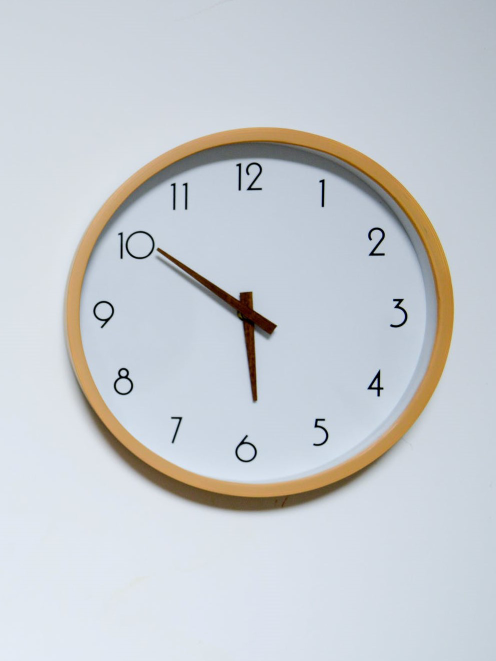
#> input picture edited_images/clock.png, 991 x 1322 px, given in place of clock.jpg, which was not available (shown at 1/2 size)
$ jupyter execute --allow-errors 2a_ImageProcessing.ipynb   (shell and % lines are left out)   (text cells are left out)
#> lines starting #> are read from the running program, lines starting #| are printed output that depends on the picture; pictures that were not available may be replaced by others from this repository, and a replacement may not be noted
[cell 1]
# This a code cell. You can edit this code cell, and run it by clicking the "play sign" or by pressing shift+enter.
# Try to print your own name below:

my_name = "Christina "
print("My name is " + my_name)

[cell 2]
# import some packages
import os
from PIL import Image

# load an image from file
#> (the rest of this cell did not finish here and is left out)

#> (a cell that did not finish here is left out)

[cell 4]
32123 - 12321

[cell 5]
# Let's print the current working directory using the os module. Works for UNIX, Windows, MacOs...
# e.g, to get your current working directory, you can use:
os.getcwd()

[cell 6]
# define the folder containing the images and list the images
# Don't forget to change this folder
img_folder = "c:\\Users\\Christina Papoutsi\\IMPRS-Python-course-session1\\session2a-imageprocessing\\raw"
#> (the rest of this cell did not finish here and is left out)

[cell 7]
img_path = os.path.join(img_folder,'clock.jpg')
img = Image.open(img_path)
#> img is the input picture: PIL image 991x1322 RGB; mean R, G, B 200.1, 204.7, 209.6
display(img)

[cell 8]
print(img.size)
#| (991, 1322)

[cell 9]
# This is a code cell

print(img.mode)
#| RGB
print(img.format)
#| PNG

[cell 10]
# use this code cell to display the image

display(img)


img.show()

[cell 11]
# first: split the extension and the name using os.path.splitext
# N.B.: the function os.path.split() splits the path to the folder from the filename.
filename, extension = os.path.splitext(img_path)
print(filename)

[cell 12]
# generate new filename
outfile = filename + ".png"

# save the file
img.save(outfile, "PNG")

# note that you can also change the name and save the file again.
new_img_path = os.path.join(img_folder, "a_Python_will_eat_this_bird.png")
img.save(new_img_path)

[cell 13]
# delete the files
os.remove(outfile)
os.remove(new_img_path)

# make a new folder
new_folder = "c:\\Users\\Christina Papoutsi\\IMPRS-Python-course-session1\\session2a-imageprocessing\\edited_images" #Make sure this folder corresponds to your own folder structure!
os.mkdir(new_folder)

# save the file
img.save(os.path.join(new_folder, "clock.png"))

#> (a cell that did not finish here is left out)

[cell 15]
# cropping an image, coordinates: (left upper / right lower)
reg = (50, 50, 150, 150)  # random square, in pixels
img_crop = img.crop(reg)
display(img_crop)
img_crop.show()

# now you can save this if you want
img_crop.save(os.path.join(new_folder, "cropped_image.png"))

[cell 16]
img_400 = img.resize((400, 400))
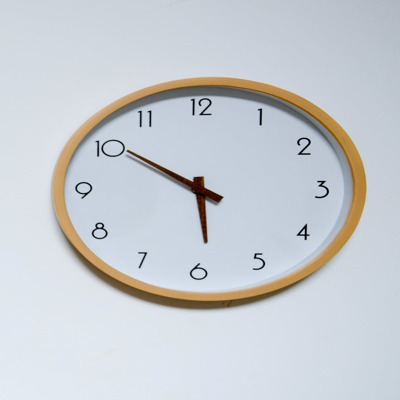
#> img_400: PIL image 400x400 RGB; mean R, G, B 200.1, 204.7, 209.6
img_400.save(os.path.join(new_folder,'image_400.jpg'))

print(img.size) # Output: (1920, 1280)
#| (991, 1322)
print(img_400.size) # Output: (400, 400)
#| (400, 400)

display(img)
display(img_400)

[cell 17]
img_thumb = img.copy() #Make a copy of the image
img_thumb.thumbnail((400, 300))
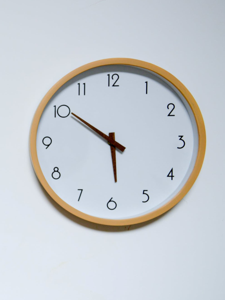
#> img_thumb: PIL image 225x300 RGB; mean R, G, B 200.1, 204.8, 209.7

print(img.size) # Output: (1920, 1280)
#| (991, 1322)
print(img_thumb.size) # Output: (400, 400)
#| (225, 300)

display(img)
display(img_thumb)

[cell 18]
# we could also flip it and paste it back
img_crop = img_crop.transpose(Image.ROTATE_180)
img.paste(img_crop, reg) # this directly edits the img variable!

img_600 = img.resize((600, 600))

display(img_600)

[cell 19]
# get the width and height of the image
width = img.width
#> width = 991
height = img.height
#> height = 1322

# to create a square
distance_from_center = min([width, height])/2
#> distance_from_center = 495.5
print(distance_from_center)
#| 495.5
center = (width/2, height/2)
#> center = (495.5, 661)
print(center)
#| (495.5, 661.0)

left = []
right = []

for number in center:
    left.append(number - distance_from_center)
    right.append(number + distance_from_center)
#> after the loop, left = [0, 165.5]; right = [991, 1156.5]

img_square = img.crop((left[0], left[1], right[0], right[1]))
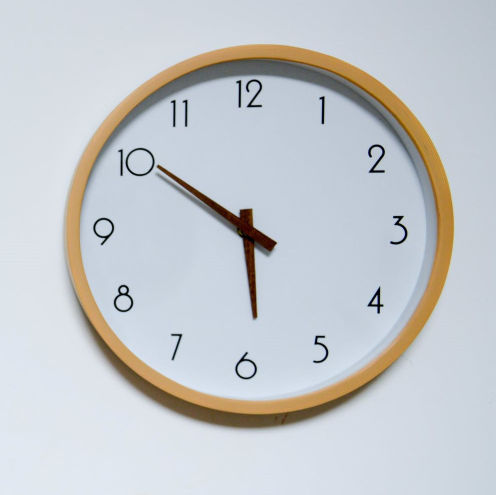
#> img_square: PIL image 991x990 RGB (shown at 1/2 size); mean R, G, B 197.3, 201, 204.6
img_square.show()

[cell 20]
# Here we define a function "roll" that takes "image" and "delta" as arguments, and returns the "rolled" image
def roll(image, delta):
    """Roll an image sideways."""
#> called with delta = 600
    xsize, ysize = image.size
#> xsize = 991; ysize = 1322

    delta = delta % xsize
#> delta = 600
    if delta == 0:
        return image

    part1 = image.crop((0, 0, delta, ysize))
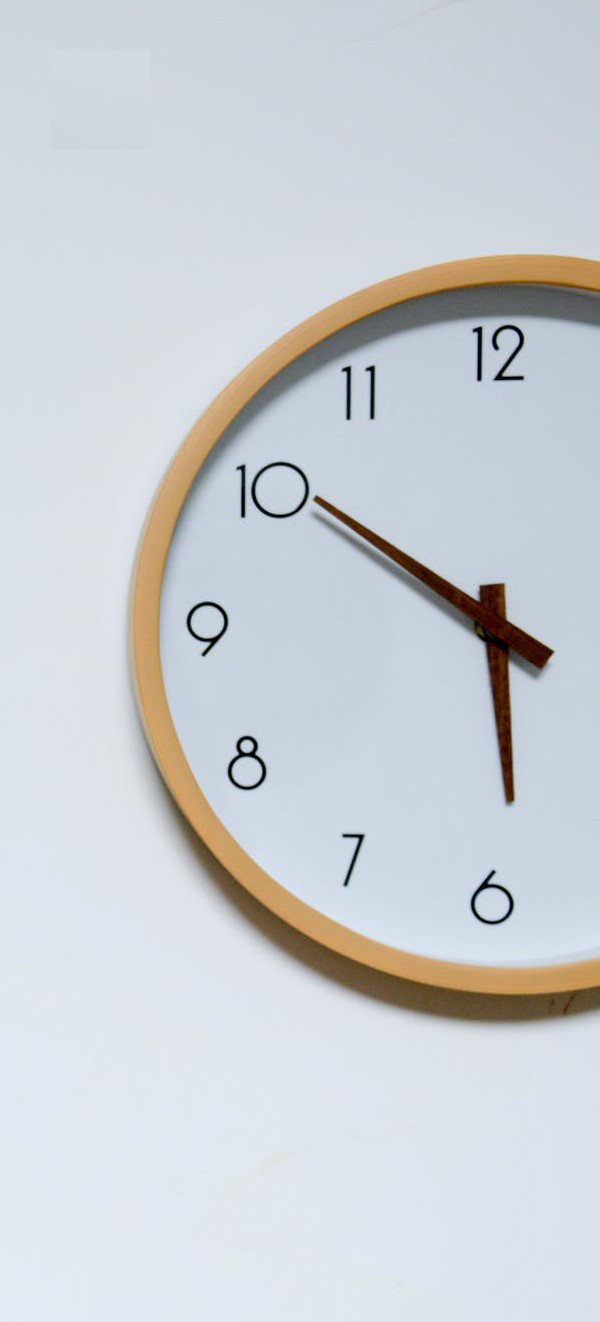
#> part1: PIL image 600x1322 RGB; mean R, G, B 203.8, 208.2, 213.2
    part2 = image.crop((delta, 0, xsize, ysize))
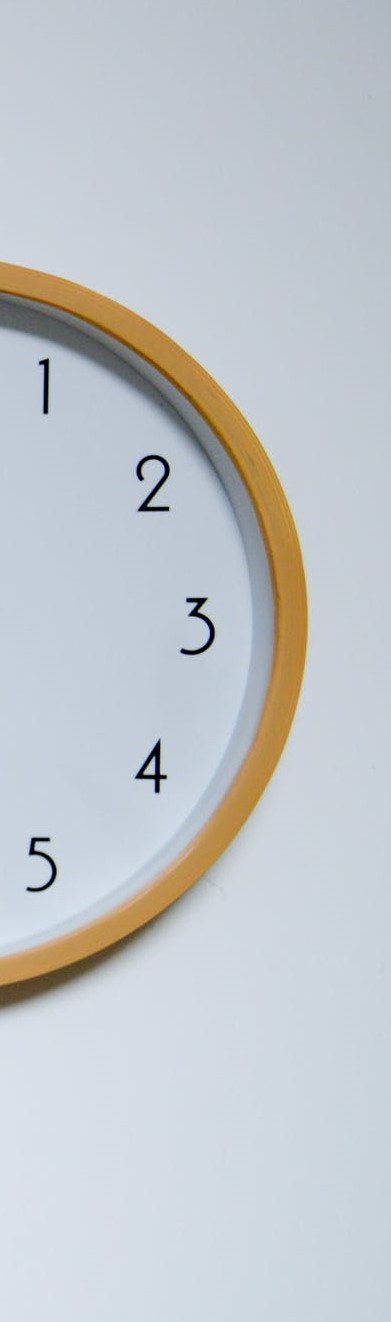
#> part2: PIL image 391x1322 RGB; mean R, G, B 194.4, 199.3, 204.2
    image.paste(part1, (xsize - delta, 0, xsize, ysize))
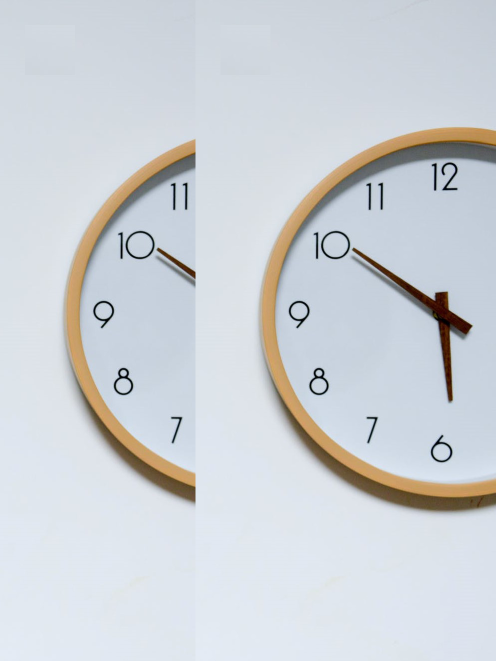
#> image: PIL image 991x1322 RGB (shown at 1/2 size); mean R, G, B 205.7, 210.2, 215
    image.paste(part2, (0, 0, xsize - delta, ysize))
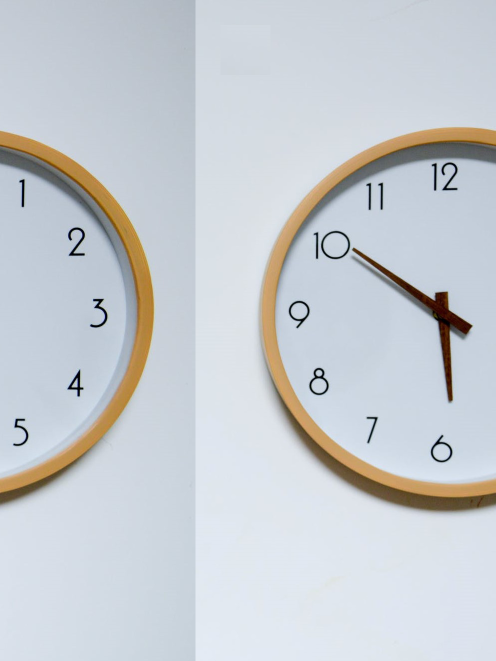
#> image: PIL image 991x1322 RGB (shown at 1/2 size); mean R, G, B 200.1, 204.7, 209.6

    return image


# Here we call the function, using our "img" and delta=600
roll(img,delta=600)

[cell 21]
# converting between modes
blw = img_600.convert("L")
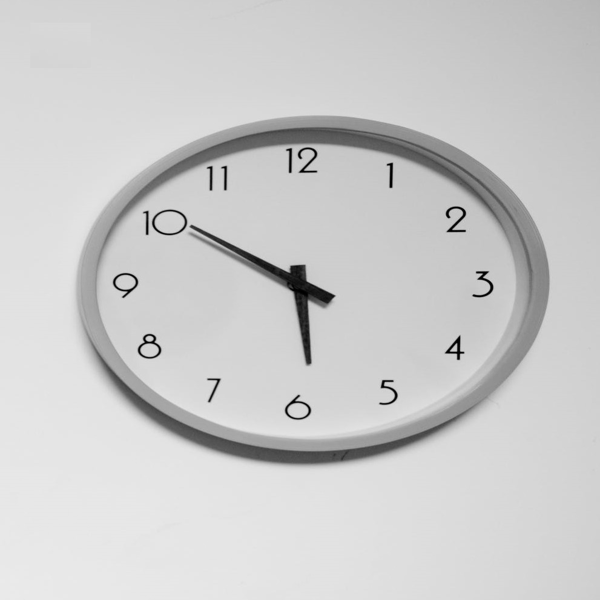
#> blw: PIL image 600x600 L; min 0, max 234, mean 203.8
display(blw)

[cell 22]
# Use this code cell

clock_img = Image.open("C:\\Users\\Christina Papoutsi\\IMPRS-Python-course-session1\\session2a-imageprocessing\\raw\\clock.jpg")
#display(clock_img)
print(clock_img.size)
#| (991, 1322)
clock_img_400 = clock_img.resize((400, 600))
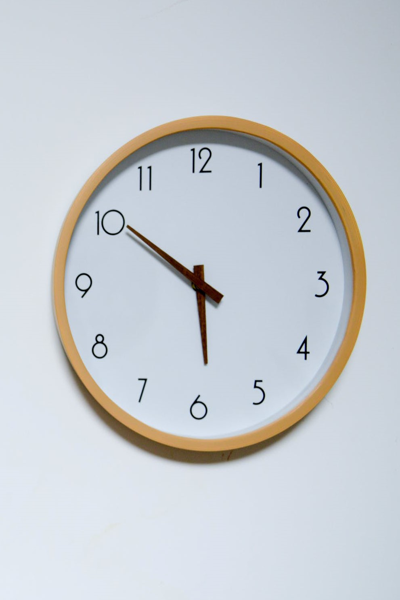
#> clock_img_400: PIL image 400x600 RGB; mean R, G, B 200.1, 204.7, 209.6
print(clock_img_400.size)
#| (400, 600)
display(clock_img_400)


# cropping an image, coordinates: (left upper / right lower)
img_crop = clock_img_400.crop((150, 375, 250, 430))
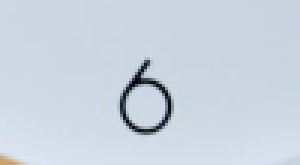
#> img_crop: PIL image 100x55 RGB (shown 3 times larger); mean R, G, B 202.4, 212.4, 223.9
img_crop.show()

# now you can save this if you want
img_crop.save(os.path.join(new_folder, "cropped_clock6.png"))
